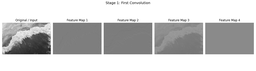
#> input picture assets/stage1_convolution.png, 256 x 71 px, shrunk from 1442 x 400 before the run
$ python cnn_visualizer.py --image assets/stage1_convolution.png
#> lines starting #> are read from the running program, lines starting #| are printed output that depends on the picture

import argparse
from pathlib import Path
import tkinter as tk
from tkinter import filedialog, messagebox

import matplotlib.pyplot as plt
import numpy as np
from PIL import Image


def normalize_map(arr: np.ndarray) -> np.ndarray:
    arr = arr.astype(np.float32)
    mn, mx = arr.min(), arr.max()
    if mx - mn < 1e-8:
        return np.zeros_like(arr, dtype=np.float32)
    return (arr - mn) / (mx - mn)


def rgb_to_gray(image: np.ndarray) -> np.ndarray:
    if image.ndim == 2:
        return image.astype(np.float32)
    if image.shape[2] == 4:
        image = image[:, :, :3]
    r, g, b = image[:, :, 0], image[:, :, 1], image[:, :, 2]
    gray = 0.2989 * r + 0.5870 * g + 0.1140 * b
    return gray.astype(np.float32)


def pad_image(image: np.ndarray, pad: int) -> np.ndarray:
    return np.pad(image, ((pad, pad), (pad, pad)), mode="reflect")


def conv2d(image: np.ndarray, kernel: np.ndarray, stride: int = 1, padding: int = 1) -> np.ndarray:
    kernel = kernel.astype(np.float32)
    image = image.astype(np.float32)
    padded = pad_image(image, padding)
    kh, kw = kernel.shape
    oh = (padded.shape[0] - kh) // stride + 1
    ow = (padded.shape[1] - kw) // stride + 1
    out = np.zeros((oh, ow), dtype=np.float32)

    for i in range(oh):
        for j in range(ow):
            patch = padded[i * stride:i * stride + kh, j * stride:j * stride + kw]
            out[i, j] = np.sum(patch * kernel)
    return out


def max_pool2d(image: np.ndarray, size: int = 2, stride: int = 2) -> np.ndarray:
    h, w = image.shape
    out_h = (h - size) // stride + 1
    out_w = (w - size) // stride + 1
    out = np.zeros((out_h, out_w), dtype=np.float32)

    for i in range(out_h):
        for j in range(out_w):
            patch = image[i * stride:i * stride + size, j * stride:j * stride + size]
            out[i, j] = np.max(patch)
    return out


def get_stage1_kernels() -> list[np.ndarray]:
    return [
        np.array([[1, 0, -1],
                  [2, 0, -2],
                  [1, 0, -1]], dtype=np.float32),
        np.array([[1, 2, 1],
                  [0, 0, 0],
                  [-1, -2, -1]], dtype=np.float32),
        np.array([[0, -1, 0],
                  [-1, 5, -1],
                  [0, -1, 0]], dtype=np.float32),
        np.array([[-1, -1, -1],
                  [-1, 8, -1],
                  [-1, -1, -1]], dtype=np.float32),
    ]


def get_stage2_kernels() -> list[np.ndarray]:
    return [
        np.array([[1, 1, 1],
                  [1, 1, 1],
                  [1, 1, 1]], dtype=np.float32) / 9.0,
        np.array([[0, 1, 0],
                  [1, -4, 1],
                  [0, 1, 0]], dtype=np.float32),
        np.array([[2, 0, -2],
                  [1, 0, -1],
                  [0, 0, 0]], dtype=np.float32),
        np.array([[0, 0, 0],
                  [-1, 0, 1],
                  [-2, 0, 2]], dtype=np.float32),
    ]


def show_original_and_feature_maps(original_gray: np.ndarray, feature_maps: list[np.ndarray], title: str) -> None:
    fig, axes = plt.subplots(1, 5, figsize=(18, 4))
    fig.suptitle(title, fontsize=14)

    axes[0].imshow(normalize_map(original_gray), cmap="gray")
    axes[0].set_title("Original / Input")
    axes[0].axis("off")

    for idx in range(4):
        axes[idx + 1].imshow(normalize_map(feature_maps[idx]), cmap="gray")
        axes[idx + 1].set_title(f"Feature Map {idx + 1}")
        axes[idx + 1].axis("off")

    plt.tight_layout()
    plt.show()


def show_final_output(original_gray: np.ndarray, final_map: np.ndarray) -> None:
    fig, axes = plt.subplots(1, 2, figsize=(10, 4))
    fig.suptitle("Final Output", fontsize=14)

    axes[0].imshow(normalize_map(original_gray), cmap="gray")
    axes[0].set_title("Original Image")
    axes[0].axis("off")

    axes[1].imshow(normalize_map(final_map), cmap="gray")
    axes[1].set_title("Final Combined Output")
    axes[1].axis("off")

    plt.tight_layout()
    plt.show()


def run_visual_pipeline(image_path: str | Path) -> None:
    image = np.array(Image.open(image_path))
    gray = rgb_to_gray(image)

    conv1_kernels = get_stage1_kernels()
    conv1_maps = [conv2d(gray, k, stride=1, padding=1) for k in conv1_kernels]
    show_original_and_feature_maps(gray, conv1_maps, "Stage 1: First Convolution")

    pool1_maps = [max_pool2d(normalize_map(m), size=2, stride=2) for m in conv1_maps]
    show_original_and_feature_maps(gray, pool1_maps, "Stage 2: First Max Pooling")

    conv2_kernels = get_stage2_kernels()
    conv2_maps = [conv2d(pool1_maps[i], conv2_kernels[i], stride=1, padding=1) for i in range(4)]
    show_original_and_feature_maps(gray, conv2_maps, "Stage 3: Second Convolution")

    pool2_maps = [max_pool2d(normalize_map(m), size=2, stride=2) for m in conv2_maps]
    show_original_and_feature_maps(gray, pool2_maps, "Stage 4: Second Max Pooling")

    final_output = np.mean(np.stack([normalize_map(m) for m in pool2_maps], axis=0), axis=0)
    show_final_output(gray, final_output)


def pick_image_and_run() -> None:
    root = tk.Tk()
    root.withdraw()
    root.update()

    file_path = filedialog.askopenfilename(
        title="Choose an image",
        filetypes=[
            ("Image files", "*.png *.jpg *.jpeg *.bmp *.tif *.tiff"),
            ("All files", "*.*"),
        ],
    )
    root.destroy()

    if not file_path:
        return

    try:
        run_visual_pipeline(file_path)
    except Exception as exc:
        messagebox.showerror("Error", f"Failed to process image:\n{exc}")


def parse_args():
    parser = argparse.ArgumentParser(
        description="Visualize a simple CNN-style pipeline with 2 convolutions and 2 max-pooling steps."
    )
    parser.add_argument(
        "--image",
        type=str,
        default=None,
        help="Optional path to an image. If omitted, a file picker opens.",
    )
    return parser.parse_args()


def main():
    args = parse_args()
    if args.image:
        run_visual_pipeline(args.image)
#> in run_visual_pipeline, image is the input picture: shape (71, 256, 4); mean R, G, B, A 200.8, 200.8, 200.8, 255
#> call 3 of conv2d, with kernel = array of shape (3, 3), stride = 1, padding = 1
#> in conv2d (call 3), `kernel = kernel.astype(np.float32)`: kernel = [[0, -1, 0], [-1, 5, -1], [0, -1, 0]]
#> after the loop in conv2d (call 3), `for i in range(oh):`:
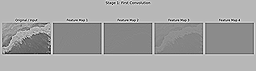
#> out: shape (71, 256) float32; min -227, max 441, mean 200.9; drawn with min black and max white
#> call 4 of conv2d, with kernel = array of shape (3, 3), stride = 1, padding = 1
#> in conv2d (call 4), `kernel = kernel.astype(np.float32)`: kernel = [[-1, -1, -1], [-1, 8, -1], [-1, -1, -1]]
#> after the loop in conv2d (call 4), `for i in range(oh):`:
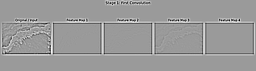
#> out: shape (71, 256) float32; min -831.9, max 543.9, mean 0.1; drawn with min black and max white
#> in run_visual_pipeline, `conv1_maps = [conv2d(gray, k, stride=1, padding=1) for k in conv1_kern..`: conv1_maps = 4 items
#> in normalize_map, `mn, mx = arr.min(), arr.max()`: mn = 27; mx = 255
#> in normalize_map, `return (arr - mn) / (mx - mn)`:
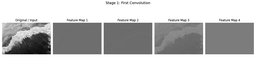
#> returned value: shape (71, 256) float32; min 0, max 1, mean 0.762
#> the loop in show_original_and_feature_maps, `for idx in range(4):` made 4 passes
#> (mn in normalize_map, mx in normalize_map) on passes 1 to 4: (-887.9, 622.9), (-910.9, 601.9), (-227, 441), (-831.9, 543.9)
#> in run_visual_pipeline, `pool1_maps = [max_pool2d(normalize_map(m), size=2, stride=2) for m in ..`: pool1_maps = 4 items
#> the loop in show_original_and_feature_maps (call 2), `for idx in range(4):` made 4 passes
#> mn in normalize_map on passes 1 to 4: 0.232, 0.429, 0.392, 0.461
#> in conv2d (call 8), `kernel = kernel.astype(np.float32)`: kernel = [[0, 0, 0], [-1, 0, 1], [-2, 0, 2]]
#> after the loop in conv2d (call 8), `for i in range(oh):`:
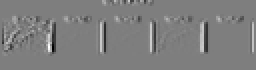
#> out: shape (35, 128) float32 (shown 2 times larger); min -1.15, max 1.16, mean 0.000227; drawn with min black and max white
#> in run_visual_pipeline, `conv2_maps = [conv2d(pool1_maps[i], conv2_kernels[i], stride=1, paddin..`: conv2_maps = 4 items
#> call 3 of show_original_and_feature_maps, with title = 'Stage 3: Second Convolution'
#> the loop in show_original_and_feature_maps (call 3), `for idx in range(4):` made 4 passes
#> (mn in normalize_map, mx in normalize_map) on passes 1 to 4: (0.479, 0.912), (-0.917, 1.14), (-1.65, 1.39), (-1.15, 1.16)
#> in show_original_and_feature_maps (call 3), `plt.show()`:
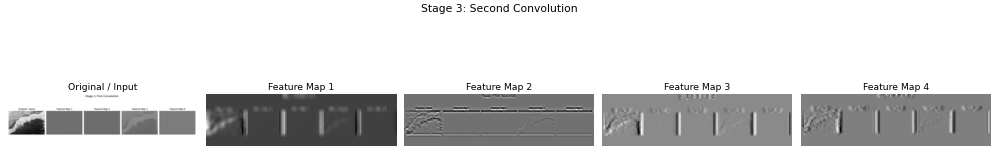
#> figure drawn by matplotlib, 5 panels
#> call 4 of show_original_and_feature_maps, with title = 'Stage 4: Second Max Pooling'
#> the loop in show_original_and_feature_maps (call 4), `for idx in range(4):` made 4 passes
#> mn in normalize_map on passes 1 to 4: 0.224, 0.389, 0.234, 0.24
#> in show_original_and_feature_maps (call 4), `plt.show()`:
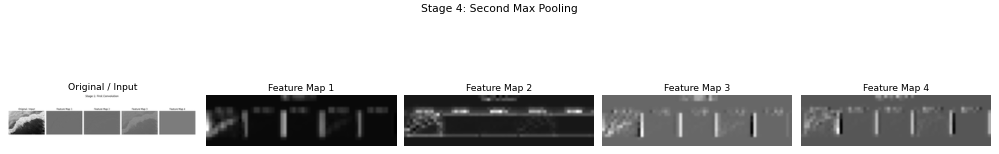
#> figure drawn by matplotlib, 5 panels
#> in show_final_output, `plt.show()`:
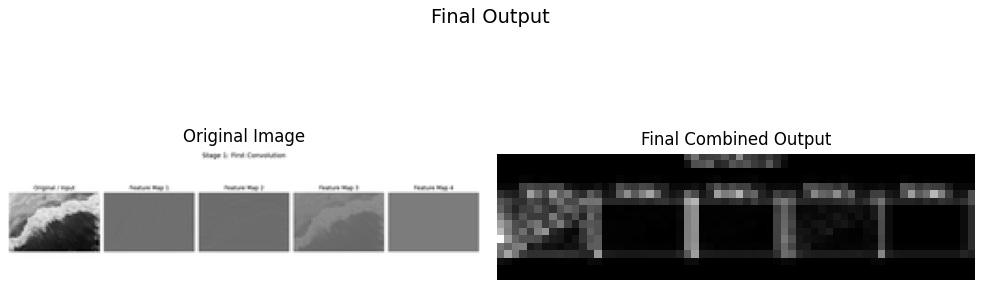
#> figure drawn by matplotlib, 2 panels
    else:
        pick_image_and_run()


if __name__ == "__main__":
    main()

$ run again, on assets/stage2_pooling.png
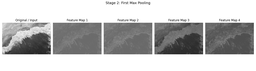
#> input picture assets/stage2_pooling.png, 256 x 71 px, shrunk from 1442 x 400 before the run
#> in run_visual_pipeline, image is the input picture: shape (71, 256, 4); mean R, G, B, A 190.7, 190.7, 190.7, 255
#> kernel = [[-1, -1, -1], [-1, 8, -1], [-1, -1, -1]]
#> after the loop in conv2d (call 4), `for i in range(oh):`:
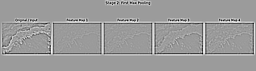
#> out: shape (71, 256) float32; min -853.9, max 549.9, mean 0.1; drawn with min black and max white
#> conv1_maps = 4 items
#> mn = 27; mx = 255
#> the loop in show_original_and_feature_maps, `for idx in range(4):` made 4 passes
#> (mn in normalize_map, mx in normalize_map) on passes 1 to 4: (-887.9, 788.9), (-910.9, 752.9), (-269, 445), (-853.9, 549.9)
#> pool1_maps = 4 items
#> the loop in show_original_and_feature_maps (call 2), `for idx in range(4):` made 4 passes
#> mn in normalize_map on passes 1 to 4: 0.134, 0.39, 0.426, 0.486
#> in show_final_output, `plt.show()`:
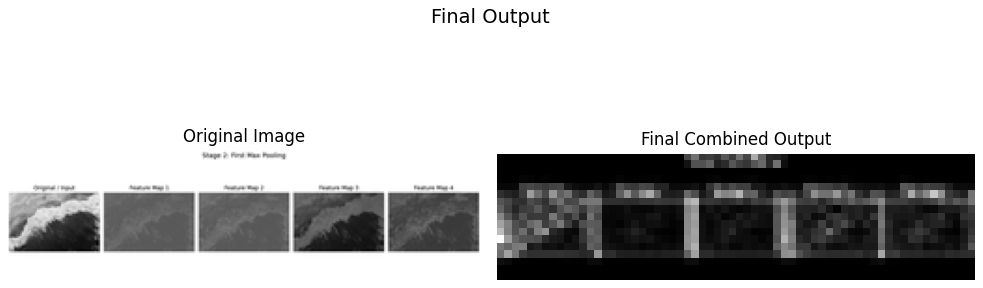
#> figure drawn by matplotlib, 2 panels
